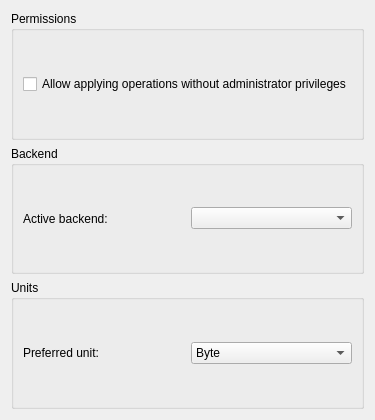
<?xml version="1.0" encoding="UTF-8"?>
<ui version="4.0">
 <class>ConfigurePageAdvanced</class>
 <widget class="QWidget" name="ConfigurePageAdvanced">
  <property name="geometry">
   <rect>
    <x>0</x>
    <y>0</y>
    <width>367</width>
    <height>420</height>
   </rect>
  </property>
  <layout class="QVBoxLayout" name="verticalLayout">
   <item>
    <widget class="QGroupBox" name="groupBox">
     <property name="sizePolicy">
      <sizepolicy hsizetype="Preferred" vsizetype="Preferred">
       <horstretch>0</horstretch>
       <verstretch>1</verstretch>
      </sizepolicy>
     </property>
     <property name="title">
      <string>Permissions</string>
     </property>
     <layout class="QGridLayout" name="gridLayout">
      <item row="0" column="0">
       <widget class="QCheckBox" name="kcfg_allowApplyOperationsAsNonRoot">
        <property name="sizePolicy">
         <sizepolicy hsizetype="Minimum" vsizetype="Fixed">
          <horstretch>0</horstretch>
          <verstretch>0</verstretch>
         </sizepolicy>
        </property>
        <property name="text">
         <string>Allow applying operations without administrator privileges</string>
        </property>
       </widget>
      </item>
     </layout>
    </widget>
   </item>
   <item>
    <widget class="QGroupBox" name="groupBox_5">
     <property name="sizePolicy">
      <sizepolicy hsizetype="Preferred" vsizetype="Preferred">
       <horstretch>0</horstretch>
       <verstretch>1</verstretch>
      </sizepolicy>
     </property>
     <property name="title">
      <string>Backend</string>
     </property>
     <layout class="QHBoxLayout" name="horizontalLayout_3">
      <item>
       <widget class="QLabel" name="label_4">
        <property name="text">
         <string>Active backend:</string>
        </property>
        <property name="buddy">
         <cstring>m_ComboBackend</cstring>
        </property>
       </widget>
      </item>
      <item>
       <widget class="QComboBox" name="m_ComboBackend"/>
      </item>
     </layout>
    </widget>
   </item>
   <item>
    <widget class="QGroupBox" name="groupBox_6">
     <property name="sizePolicy">
      <sizepolicy hsizetype="Preferred" vsizetype="Preferred">
       <horstretch>0</horstretch>
       <verstretch>1</verstretch>
      </sizepolicy>
     </property>
     <property name="title">
      <string>Units</string>
     </property>
     <layout class="QHBoxLayout" name="horizontalLayout_4">
      <item>
       <widget class="QLabel" name="label_5">
        <property name="text">
         <string>Preferred unit:</string>
        </property>
        <property name="buddy">
         <cstring>m_ComboBackend</cstring>
        </property>
       </widget>
      </item>
      <item>
       <widget class="QComboBox" name="kcfg_preferredUnit">
        <item>
         <property name="text">
          <string>Byte</string>
         </property>
        </item>
        <item>
         <property name="text">
          <string>KiB</string>
         </property>
        </item>
        <item>
         <property name="text">
          <string>MiB</string>
         </property>
        </item>
        <item>
         <property name="text">
          <string>GiB</string>
         </property>
        </item>
        <item>
         <property name="text">
          <string>TiB</string>
         </property>
        </item>
        <item>
         <property name="text">
          <string>PiB</string>
         </property>
        </item>
        <item>
         <property name="text">
          <string>EiB</string>
         </property>
        </item>
       </widget>
      </item>
     </layout>
    </widget>
   </item>
  </layout>
 </widget>
 <resources/>
 <connections/>
</ui>
